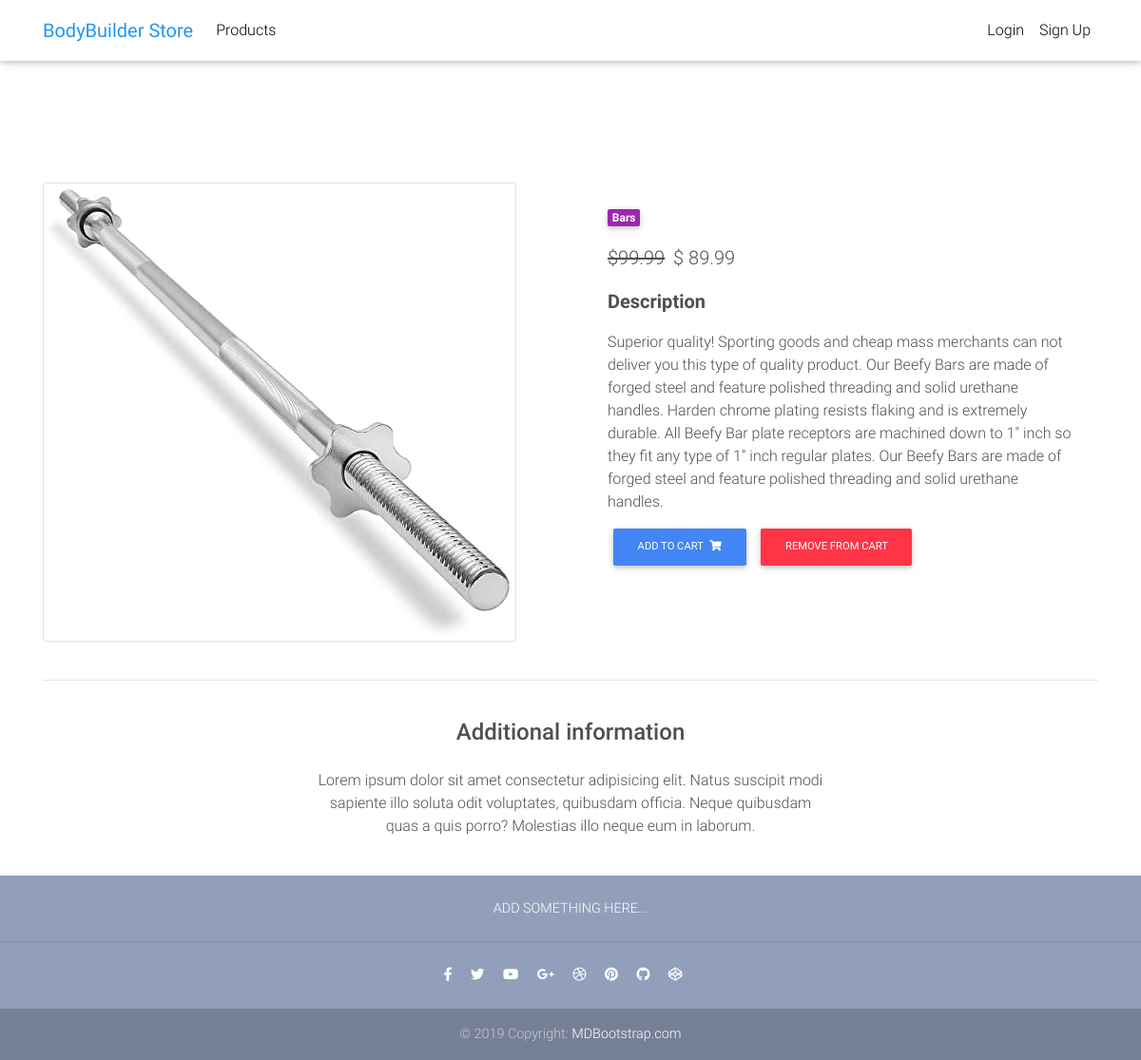
/product/5ft-bar, run on the app's committed database.
### core/models.py (models this page shows, shortened)
class Item(models.Model):
    title = models.CharField(max_length=100)
    price = models.DecimalField(max_digits=6, decimal_places=2)
    discount_price = models.DecimalField(max_digits=6, decimal_places=2, blank=True, null=True)
    category = models.CharField(choices=CATEGORY_CHOICES, max_length=2)
    label = models.CharField(choices=LABEL_CHOICES, max_length=2)
    slug = models.SlugField()
    description = models.TextField()
    image = models.ImageField(blank=True, null=True)
    def get_add_to_cart_url(self):
        return reverse("core:add-to-cart", kwargs={
            'slug': self.slug
        })
    def get_remove_from_cart_url(self):
        return reverse("core:remove-from-cart", kwargs={
            'slug': self.slug
        })

### core/views.py (the view)
# urls.py: path('product/<slug>', ItemDetailView.as_view(), name='product'),
class ItemDetailView(DetailView):
    model = Item
    template_name = "product.html"

### core/templates/product.html (shortened to what this page needs)
{% extends "base.html" %}
{% block content %}
  <main class="mt-5 pt-4">
    <div class="container dark-grey-text mt-5">
      <div class="row wow fadeIn">
        <div class="col-md-6 mb-4">
          <img src="{{ object.image.url }}" class="img-fluid img-thumbnail" alt="image">
        </div>
        <div class="col-md-6 mb-4">
          <div class="p-4">
            <div class="mb-3">
              <a href="">
                <span class="badge purple mr-1">{{ object.get_category_display }}</span>
              </a>
            </div>
            <p class="lead">
              <span class="mr-1">
                <del>${{object.price}}</del>
              </span>
              <span>$
                {% if object.discount_price %}
                  {{object.discount_price}}
                {% else %}
                  {{object.price}}
                {% endif%}
              </span>
            </p>
            <p class="lead font-weight-bold">Description</p>
            <p>{{object.description}}</p>
            <a href="{{object.get_add_to_cart_url}}" class="btn btn-primary btn-md my-0 p">
              Add to cart
              <i class="fas fa-shopping-cart ml-1"></i>
            </a>
            <a href="{{object.get_remove_from_cart_url}}" class="btn btn-danger btn-md my-0 p">
              Remove from cart
            </a>
          </div>
        </div>
      </div>
      <hr>
      <div class="row d-flex justify-content-center wow fadeIn">
        <div class="col-md-6 text-center">
          <h4 class="my-4 h4">Additional information</h4>
          <p>Lorem ipsum dolor sit amet consectetur adipisicing elit. Natus suscipit modi sapiente illo soluta odit
            voluptates,
            quibusdam officia. Neque quibusdam quas a quis porro? Molestias illo neque eum in laborum.</p>
        </div>
      </div>
    </div>
  </main>
{% endblock content %}

### core/templates/base.html (style rules this page uses)
html, body, header, .carousel { height: 60vh; }

### data on the page
Item: image (picture), category "Bars", price "99.99", discount_price "89.99", description "Superior quality! Sporting goods and cheap mass merchants can not deliver you this type of quality product. Our Beefy Bars are made of forged steel and feature polished threading and solid urethane handles. Harden chrome plating resists flaking and is extremely durable. All Beefy Bar plate receptors are machined down to 1″ inch so they fit any type of 1″ inch regular plates. Our Beefy Bars are made of forged steel and feature polished threading and solid urethane handles."
